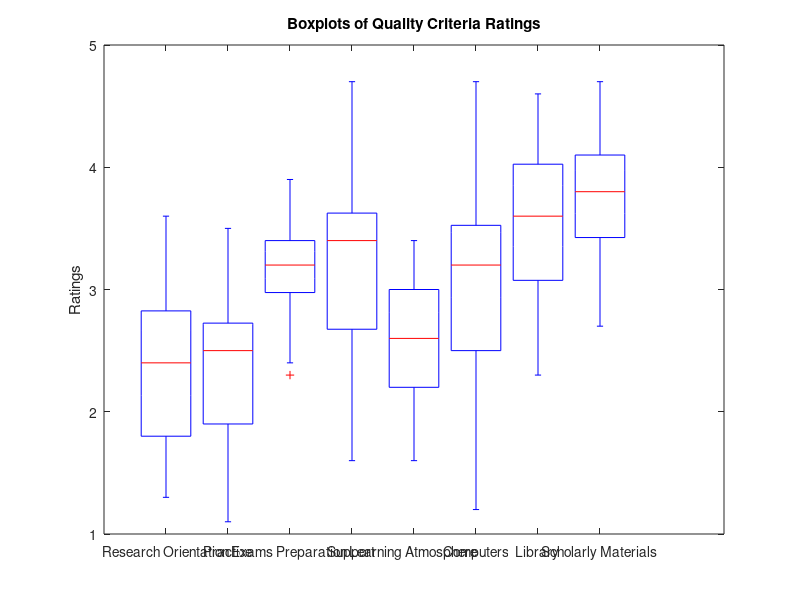
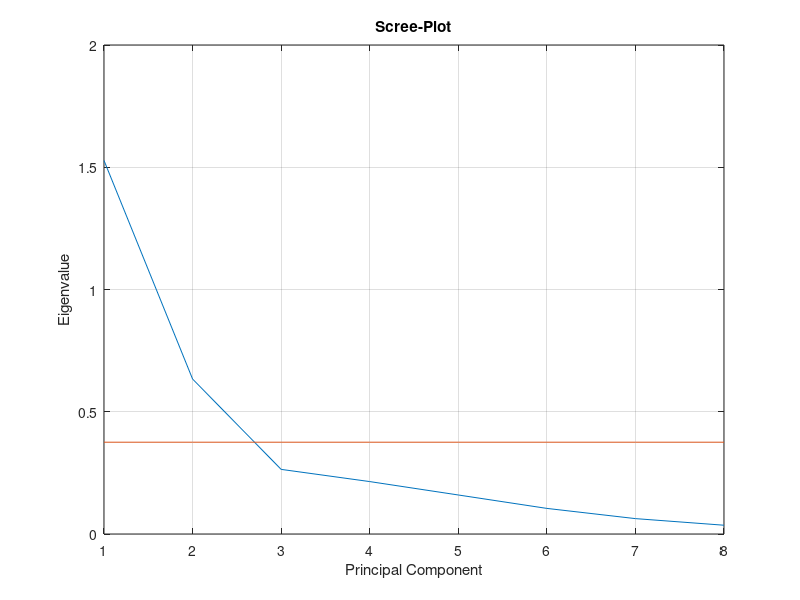
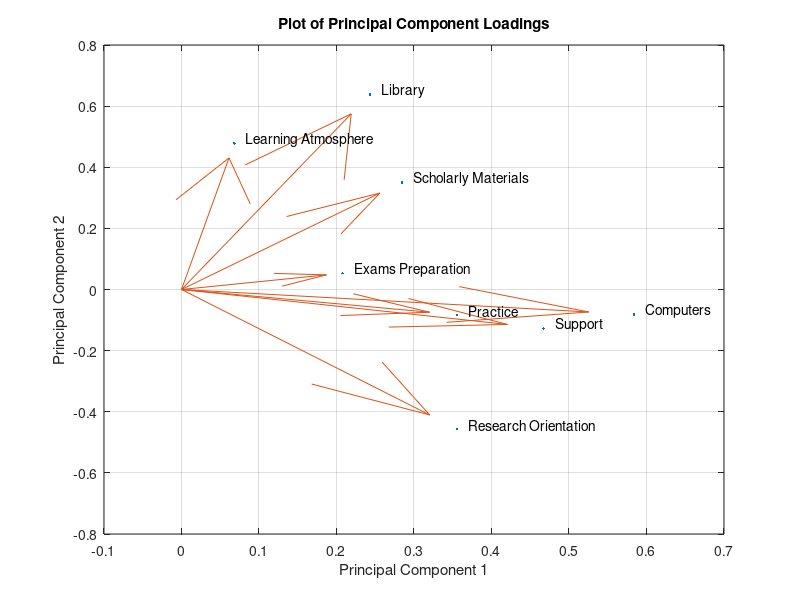
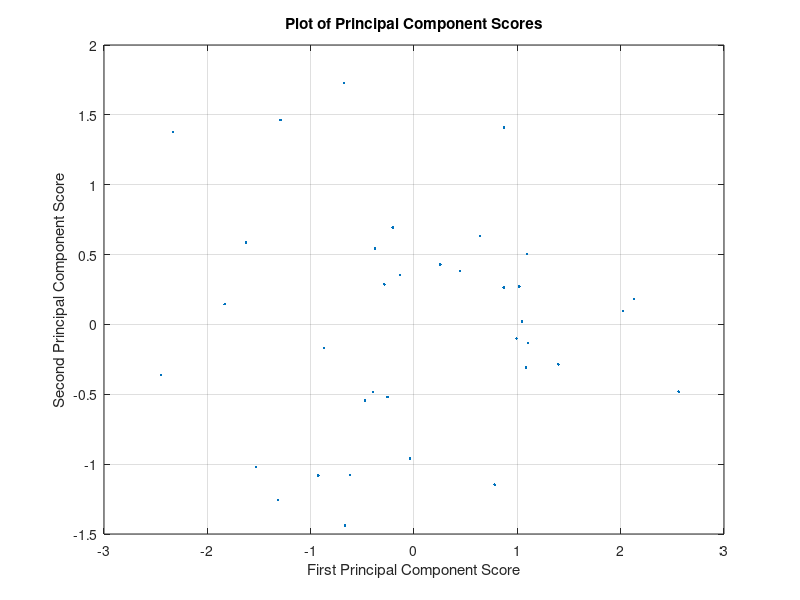

MATLAB code to generate these figures, in order:
%~~~~~~~~~~~~~~~~~~~~~~~~~~~~~~~~~~~~~~~~~~~~~~~~~~~~~~~~~~~~~~~~~~~~~~~~~~~~~~~
%~~~~~~~~~~~~~~~ University Quality Analysis Using PCA ~~~~~~~~~~~~~~~~~~~~~~~~~
%~~~~~~~~~~~~~~~~~~~~~~~~~~~~~~~~~~~~~~~~~~~~~~~~~~~~~~~~~~~~~~~~~~~~~~~~~~~~~~~

pkg load statistics

% Variable Names
labels = {'Research Orientation', 'Practice', 'Exams Preparation', 'Support', 'Learning Atmosphere', 'Computers', 'Library', 'Scholarly Materials'};

% Dataset
Univ=[3.1 3.0 2.4 1.9 2.7 1.3 1.9 2.2
3.2	3.3	2.4	2.2	3.8	2.5	2.0	2.0
3.3	3.4	2.7	2.6	3.3	2.3	1.6	1.8
3.1	3.1	2.6	2.4	3.4	2.6	2.0	2.0
2.4	3.1	2.1	1.3	3.4	1.6	2.2	1.6
3.1	2.9	2.4	2.4	2.6	2.3	2.9	2.3
2.4	3.2	2.9	2.2	3.7	1.9	1.4	1.3
2.7	4.0	2.7	2.4	3.2	2.4	2.3	1.7
2.7	3.2	2.6	1.8	3.8	2.7	1.8	2.0
3.6	3.4	2.9	2.9	3.2	2.5	1.7	1.9
4.7	3.5	2.5	2.3	2.7	2.2	1.7	1.6
3.5	2.9	2.7	2.4	3.4	2.7	2.2	1.4
3.0	2.5	2.8	2.6	3.0	3.3	2.1	1.6
4.6	3.4	2.2	2.8	4.0	2.2	2.1	2.1
2.8	3.5	2.7	2.3	4.1	2.5	3.1	2.0
4.0	3.6	2.6	2.1	3.1	3.2	2.2	2.2
3.5	3.7	2.9	2.4	3.3	2.8	3.7	2.5
4.6	3.9	2.9	3.2	2.6	3.8	1.5	1.8
3.2	3.4	2.9	3.0	3.6	4.0	3.3	3.2
4.7	4.0	3.4	3.0	3.0	2.4	2.6	2.3
4.2	4.2	2.6	2.4	3.2	3.0	2.5	2.2
3.7	4.1	3.1	3.1	3.7	3.7	2.7	2.3
3.6	3.5	3.1	3.4	4.0	2.7	2.7	2.5
4.2	4.4	2.7	2.1	2.9	3.2	2.7	2.4
4.3	3.5	3.3	3.3	3.4	2.8	2.0	2.0
3.2	4.1	2.8	2.5	4.2	3.5	3.4	3.1
4.7	4.6	2.8	4.1	2.7	4.8	1.9	2.8
4.2	4.4	2.9	3.7	3.0	4.3	1.5	1.9
4.2	4.1	3.0	3.7	2.8	4.3	2.7	2.4
3.8	4.4	3.4	3.5	4.3	3.5	3.4	2.9
3.8	3.6	2.7	2.5	3.7	3.5	2.8	3.0
3.8	4.0	3.0	3.3	4.4	3.6	3.7	2.8
3.5	3.2	3.3	3.4	4.2	3.0	2.9	3.3
3.6	3.3	3.1	3.7	3.2	2.6	3.1	2.8
4.1	4.9	3.6	3.4	4.0	4.8	3.0	2.9
4.5	4.5	3.7	4.4	3.6	3.2	3.0	2.4];

% Data Transformation
Univ = 6 - Univ;

% Descriptives
[n, p] = size(Univ);
mu = mean(Univ)
sigma = cov(Univ)
P = corr(Univ)
medians = median(Univ)
stds = std(Univ)
figure('Position', [100 100 1000 500])
boxplot(Univ)
set(gca, 'XTickLabel', labels)
ylabel('Ratings')
title('Boxplots of Quality Criteria Ratings')

% ~~~~~~~~~~~~~~~~~~~~~~~~~~~~~~~~~~~~~~~~~~~~~~~~~~~~~~~~~~~~~~~~~~~~~~~~~~~~~~
% PCA - Covariance Matrix Approach
% ~~~~~~~~~~~~~~~~~~~~~~~~~~~~~~~~~~~~~~~~~~~~~~~~~~~~~~~~~~~~~~~~~~~~~~~~~~~~~~

X = Univ;
[T, L] = eig(sigma);
eigenvalues = diag(L);
[eigenvalues, I] = sort(eigenvalues, 'descend');
T = T(:, I); L = L(:, I);
xbar = mean(X);
Xbar = repmat(xbar, [n, 1]);
Xstar = X - Xbar;
Z = Xstar * T;
prop = eigenvalues / sum(eigenvalues);
cum_prop = cumsum(prop);
lamda_bar = mean(eigenvalues);

% Kaiser Criterion
find(eigenvalues > lamda_bar)

% Screeplot
figure(2)
plot(1:p, eigenvalues)
hold on
plot(1:p, lamda_bar * ones(1,p))
xlabel('Principal Component')
ylabel('Eigenvalue')
title('Scree-Plot')
grid on
hold off

% Plot of Component Loadings
figure(3)
plot(T(:, 1), T(:, 2), '.')
hold on
quiver(zeros(8, 1), zeros(8, 1), T(:, 1), T(:, 2))
text(T(:, 1) + 0.015, T(:, 2) + 0.015, labels)
xlabel('Principal Component 1')
ylabel('Principal Component 2')
title('Plot of Principal Component Loadings')
grid on
hold off

% Plot of Component Scores
figure(4)
plot(Z(:, 1), Z(:, 2), '.')
xlabel('First Principal Component Score')
ylabel('Second Principal Component Score')
title('Plot of Principal Component Scores')
grid on

% Northern vs Southern Universities
north = [1 2 3 4 5 6 7 8 10 11 13 14 15 16 17 19 21 22 24 26 30 31 32 33 34 35];
south = [9 12 18 20 23 25 27 28 29 36];
figure(5)
plot(Z(north, 1), Z(north, 2), 'r.')
hold on
plot(Z(south, 1), Z(south, 2), 'b.')
xlabel('Principal Component 1')
ylabel('Principal Component 2')
title('Northern vs Southern European Universities')
legend('North', 'South')
grid on
hold off

% University Quality Rankings
[sorted_univ, I] = sort(Z(:, 1));

%~~~~~~~~~~~~~~~~~~~~~~~~~~~~~~~~~~~~~~~~~~~~~~~~~~~~~~~~~~~~~~~~~~~~~~~~~~~~~~~
% PCA - Correlation Matrix Approach
%~~~~~~~~~~~~~~~~~~~~~~~~~~~~~~~~~~~~~~~~~~~~~~~~~~~~~~~~~~~~~~~~~~~~~~~~~~~~~~~

stds = repmat(std(X), [n, 1]);
Xtilde = Xstar./stds;
P = cov(Xtilde);
[T_new, L_new] = eig(P);
new_eigenvalues = diag(L_new);
[new_eigenvalues, I] = sort(new_eigenvalues, 'descend');
T_new = T_new(:, I); L_new = L_new(I, I);
scores = Xtilde * T_new;
new_prop = new_eigenvalues / sum(new_eigenvalues);
new_cumprop = cumsum(new_prop);
new_lamda_bar = mean(new_eigenvalues);

% Kaiser Criterion
find(new_eigenvalues > new_lamda_bar)

% Screeplot
figure(6)
plot(1:p, new_eigenvalues)
hold on
plot(1:p, new_lamda_bar * ones(1,p))
xlabel('Principal Component')
ylabel('Eigenvalue')
title('Scree-Plot')
grid on
hold off

% University Rankings
[sorted, I] = sort(scores(:, 1));

% Plot of Component Loadings
figure(7)
plot(T_new(:,1), T_new(:,2), '.')
hold on
quiver(zeros(8, 1), zeros(8, 1), T_new(:, 1), T_new(:, 2))
text(T_new(:, 1) + 0.015, T_new(:, 2) + 0.015, labels)
xlabel('Principal Component 1')
ylabel('Principal Component 2')
title('Biplot of Principal Component Loadings')
grid on
hold off

% Plot of Component Scores
figure(8)
plot(scores(:, 1), scores(:, 2), '.')
xlabel('First Principal Component Score')
ylabel('Second Principal Component Score')
title('Plot of Principal Component Scores')
grid on

% Northern vs Southern Universities
north = [1 2 3 4 5 6 7 8 10 11 13 14 15 16 17 19 21 22 24 26 30 31 32 33 34 35];
south = [9 12 18 20 23 25 27 28 29 36];
figure(9)
plot(scores(north, 1), scores(north, 2), 'r.')
hold on
plot(scores(south, 1), scores(south, 2), 'b.')
xlabel('Principal Component 1')
ylabel('Principal Component 2')
title('Northern vs Southern European Universities')
legend('North', 'South')
grid on
hold off

% University Quality Rankings
[sorted_univ_new, I] = sort(scores(:, 1));
